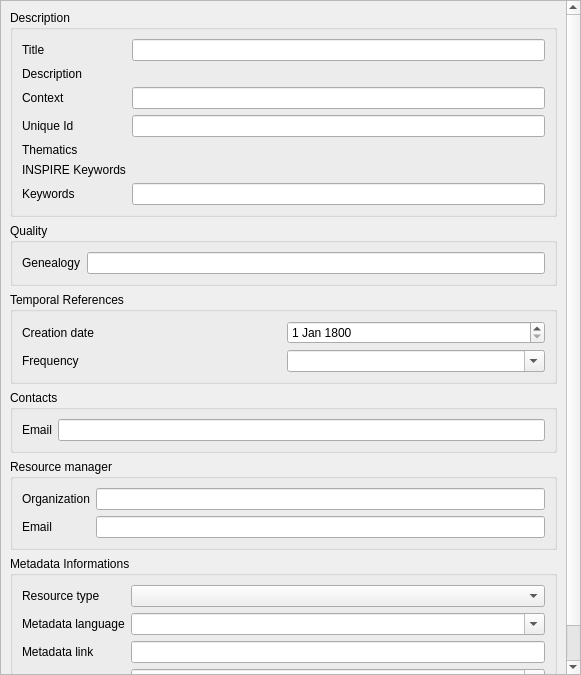
<?xml version="1.0" encoding="UTF-8"?>
<ui version="4.0">
 <class>metadata_details</class>
 <widget class="QWidget" name="metadata_details">
  <property name="geometry">
   <rect>
    <x>0</x>
    <y>0</y>
    <width>581</width>
    <height>675</height>
   </rect>
  </property>
  <layout class="QVBoxLayout" name="verticalLayout_2">
   <property name="leftMargin">
    <number>0</number>
   </property>
   <property name="topMargin">
    <number>0</number>
   </property>
   <property name="rightMargin">
    <number>0</number>
   </property>
   <property name="bottomMargin">
    <number>0</number>
   </property>
   <item>
    <widget class="QScrollArea" name="scrollArea">
     <property name="widgetResizable">
      <bool>true</bool>
     </property>
     <widget class="QWidget" name="scrollAreaWidgetContents">
      <property name="geometry">
       <rect>
        <x>0</x>
        <y>0</y>
        <width>565</width>
        <height>825</height>
       </rect>
      </property>
      <layout class="QVBoxLayout" name="verticalLayout">
       <item>
        <widget class="QgsCollapsibleGroupBox" name="gbp_description">
         <property name="title">
          <string>Description</string>
         </property>
         <layout class="QGridLayout" name="gl_description">
          <item row="0" column="2">
           <widget class="QLineEdit" name="le_title">
            <property name="toolTip">
             <string>Characteristic and often unique name by
        which the resource is known</string>
            </property>
            <property name="inputMask">
             <string/>
            </property>
           </widget>
          </item>
          <item row="2" column="0">
           <widget class="QLabel" name="lbl_context">
            <property name="toolTip">
             <string>Datastore Id</string>
            </property>
            <property name="text">
             <string>Context</string>
            </property>
           </widget>
          </item>
          <item row="4" column="0">
           <widget class="QLabel" name="lbl_thematic">
            <property name="text">
             <string>Thematics</string>
            </property>
           </widget>
          </item>
          <item row="5" column="0">
           <widget class="QLabel" name="lbl_inspire_kw">
            <property name="text">
             <string>INSPIRE Keywords</string>
            </property>
           </widget>
          </item>
          <item row="1" column="0">
           <widget class="QLabel" name="lbl_description">
            <property name="toolTip">
             <string>Brief narrative summary of the resource
        content</string>
            </property>
            <property name="text">
             <string>Description</string>
            </property>
           </widget>
          </item>
          <item row="3" column="0">
           <widget class="QLabel" name="lbl_unique_id">
            <property name="toolTip">
             <string>Value uniquely identifying the resource
        in the catalog</string>
            </property>
            <property name="text">
             <string>Unique Id</string>
            </property>
           </widget>
          </item>
          <item row="0" column="0">
           <widget class="QLabel" name="lbl_title">
            <property name="toolTip">
             <string>Characteristic and often unique name by
        which the resource is known</string>
            </property>
            <property name="text">
             <string>Title</string>
            </property>
           </widget>
          </item>
          <item row="6" column="0">
           <widget class="QLabel" name="lbl_kw">
            <property name="text">
             <string>Keywords</string>
            </property>
           </widget>
          </item>
          <item row="2" column="2">
           <widget class="QLineEdit" name="le_context">
            <property name="toolTip">
             <string>Datastore Id</string>
            </property>
            <property name="readOnly">
             <bool>true</bool>
            </property>
           </widget>
          </item>
          <item row="3" column="2">
           <widget class="QLineEdit" name="le_unique_id">
            <property name="toolTip">
             <string>&lt;html&gt;&lt;head/&gt;&lt;body&gt;&lt;p&gt;Value uniquely identifying the resource in the catalog. Must contain only letters, numbers, '-', '_' or '.'&lt;/p&gt;&lt;/body&gt;&lt;/html&gt;</string>
            </property>
            <property name="readOnly">
             <bool>false</bool>
            </property>
           </widget>
          </item>
          <item row="6" column="2">
           <widget class="QLineEdit" name="le_kw"/>
          </item>
          <item row="1" column="2">
           <widget class="TextEditPreviewWidget" name="te_description" native="true"/>
          </item>
         </layout>
        </widget>
       </item>
       <item>
        <widget class="QgsCollapsibleGroupBox" name="gbp_quality">
         <property name="title">
          <string>Quality</string>
         </property>
         <layout class="QGridLayout" name="gridLayout_2">
          <item row="1" column="1">
           <widget class="QLineEdit" name="le_genealogy"/>
          </item>
          <item row="1" column="0">
           <widget class="QLabel" name="lbl_genealogy">
            <property name="text">
             <string>Genealogy</string>
            </property>
           </widget>
          </item>
         </layout>
        </widget>
       </item>
       <item>
        <widget class="QgsCollapsibleGroupBox" name="gbp_temporal">
         <property name="title">
          <string>Temporal References</string>
         </property>
         <layout class="QGridLayout" name="gridLayout_3">
          <item row="0" column="1">
           <widget class="QDateEdit" name="de_creation_date">
            <property name="dateTime">
             <datetime>
              <hour>0</hour>
              <minute>0</minute>
              <second>0</second>
              <year>1800</year>
              <month>1</month>
              <day>1</day>
             </datetime>
            </property>
            <property name="minimumDateTime">
             <datetime>
              <hour>0</hour>
              <minute>0</minute>
              <second>0</second>
              <year>1800</year>
              <month>1</month>
              <day>1</day>
             </datetime>
            </property>
           </widget>
          </item>
          <item row="0" column="0">
           <widget class="QLabel" name="lbl_creation_date">
            <property name="text">
             <string>Creation date</string>
            </property>
           </widget>
          </item>
          <item row="1" column="0">
           <widget class="QLabel" name="lbl_frequency">
            <property name="text">
             <string>Frequency</string>
            </property>
           </widget>
          </item>
          <item row="1" column="1">
           <widget class="QComboBox" name="cb_frequency">
            <property name="editable">
             <bool>true</bool>
            </property>
            <property name="insertPolicy">
             <enum>QComboBox::NoInsert</enum>
            </property>
           </widget>
          </item>
         </layout>
        </widget>
       </item>
       <item>
        <widget class="QgsCollapsibleGroupBox" name="gbp_contact">
         <property name="title">
          <string>Contacts</string>
         </property>
         <layout class="QGridLayout" name="gridLayout_4">
          <item row="0" column="0">
           <widget class="QLabel" name="lbl_contact_email">
            <property name="text">
             <string>Email</string>
            </property>
           </widget>
          </item>
          <item row="0" column="1">
           <widget class="QLineEdit" name="le_contact_email"/>
          </item>
         </layout>
        </widget>
       </item>
       <item>
        <widget class="QgsCollapsibleGroupBox" name="gbp_property">
         <property name="title">
          <string>Resource manager</string>
         </property>
         <layout class="QGridLayout" name="gridLayout_5">
          <item row="0" column="0">
           <widget class="QLabel" name="lbl_org_name">
            <property name="text">
             <string>Organization</string>
            </property>
           </widget>
          </item>
          <item row="1" column="0">
           <widget class="QLabel" name="lbl_org_email">
            <property name="text">
             <string>Email</string>
            </property>
           </widget>
          </item>
          <item row="0" column="1">
           <widget class="QLineEdit" name="le_org_name"/>
          </item>
          <item row="1" column="1">
           <widget class="QLineEdit" name="le_org_email"/>
          </item>
         </layout>
        </widget>
       </item>
       <item>
        <widget class="QgsCollapsibleGroupBox" name="gbp_info">
         <property name="title">
          <string>Metadata Informations</string>
         </property>
         <layout class="QGridLayout" name="gridLayout_8">
          <item row="5" column="0">
           <widget class="QLabel" name="lbl_link">
            <property name="text">
             <string>Metadata link</string>
            </property>
           </widget>
          </item>
          <item row="6" column="1">
           <widget class="QComboBox" name="cb_encoding">
            <property name="editable">
             <bool>true</bool>
            </property>
            <property name="insertPolicy">
             <enum>QComboBox::NoInsert</enum>
            </property>
           </widget>
          </item>
          <item row="0" column="0">
           <widget class="QLabel" name="lbl_type">
            <property name="text">
             <string>Resource type</string>
            </property>
           </widget>
          </item>
          <item row="3" column="0">
           <widget class="QLabel" name="lbl_language">
            <property name="text">
             <string>Metadata language</string>
            </property>
           </widget>
          </item>
          <item row="6" column="0">
           <widget class="QLabel" name="lbl_encoding">
            <property name="text">
             <string>Encoding</string>
            </property>
           </widget>
          </item>
          <item row="5" column="1">
           <widget class="QLineEdit" name="le_link"/>
          </item>
          <item row="3" column="1">
           <widget class="QComboBox" name="cb_language">
            <property name="editable">
             <bool>true</bool>
            </property>
            <property name="insertPolicy">
             <enum>QComboBox::NoInsert</enum>
            </property>
           </widget>
          </item>
          <item row="0" column="1">
           <widget class="QComboBox" name="cb_type"/>
          </item>
         </layout>
        </widget>
       </item>
      </layout>
     </widget>
    </widget>
   </item>
  </layout>
 </widget>
 <customwidgets>
  <customwidget>
   <class>QgsCollapsibleGroupBox</class>
   <extends>QGroupBox</extends>
   <header>qgscollapsiblegroupbox.h</header>
   <container>1</container>
  </customwidget>
  <customwidget>
   <class>TextEditPreviewWidget</class>
   <extends>QWidget</extends>
   <header>geoplateforme.gui.wdg_text_edit</header>
   <container>1</container>
  </customwidget>
 </customwidgets>
 <resources/>
 <connections/>
</ui>
